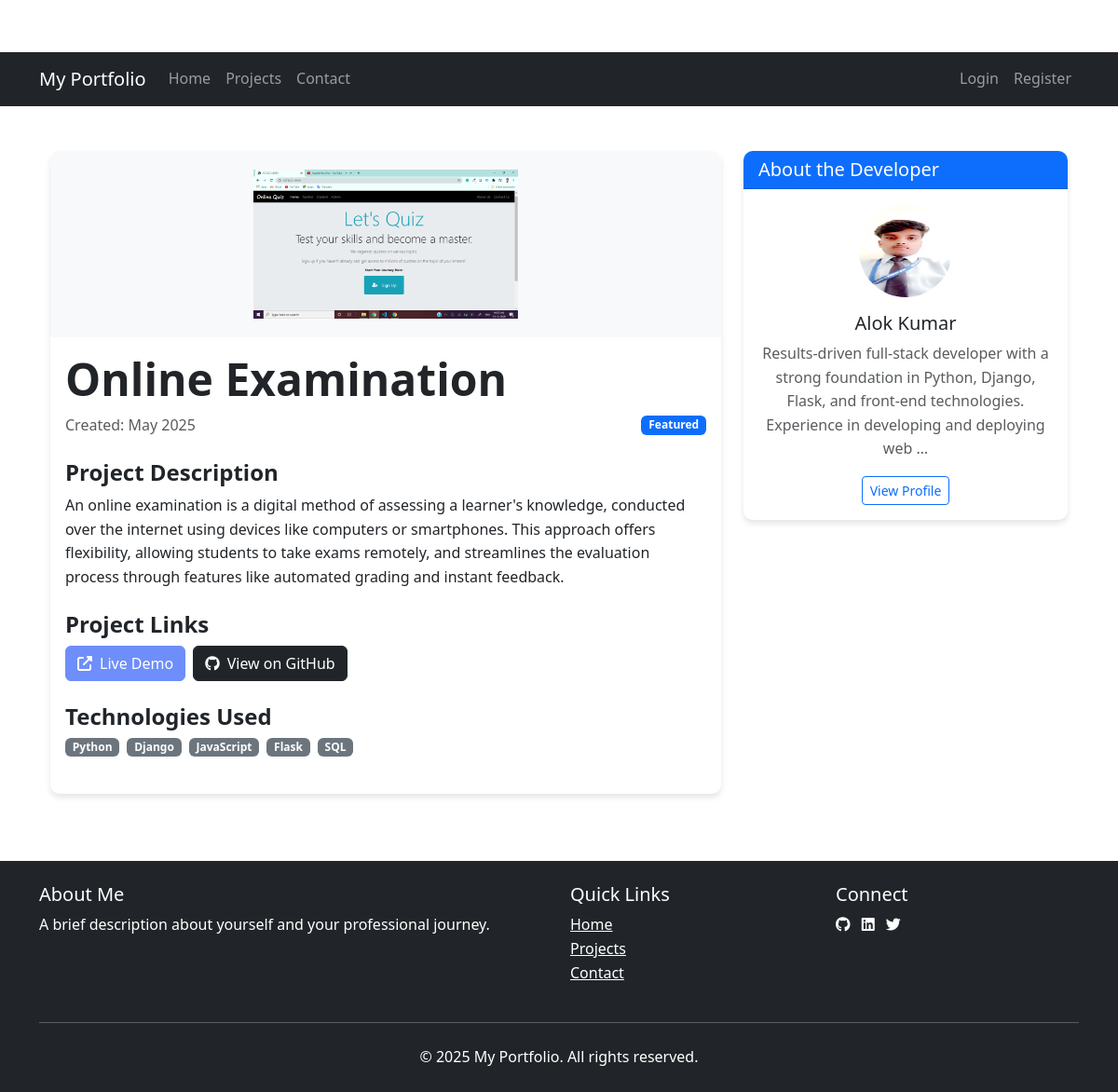
/projects/online_examination_web_development/, run on the app's committed database.
### portfolio_app/models.py (models this page shows, shortened)
class Project(models.Model):
    user = models.ForeignKey(User, on_delete=models.CASCADE)
    title = models.CharField(max_length=200)
    slug = models.SlugField(max_length=200, unique=True, blank=True)
    description = models.TextField()
    technologies = models.ManyToManyField(Skill)
    image = models.ImageField(upload_to='projects/')
    url = models.URLField(blank=True, null=True)
    github_url = models.URLField(blank=True, null=True)
    date_created = models.DateField(auto_now_add=True)
    featured = models.BooleanField(default=False)

class Skill(models.Model):
    name = models.CharField(max_length=100)
    proficiency = models.IntegerField(default=50)
    icon_class = models.CharField(max_length=100, blank=True, null=True)

class Profile(models.Model):
    user = models.OneToOneField(User, on_delete=models.CASCADE)
    bio = models.TextField(max_length=500, blank=True)
    location = models.CharField(max_length=100, blank=True)
    birth_date = models.DateField(null=True, blank=True)
    profile_pic = models.ImageField(upload_to='profile_pics/', blank=True, null=True)
    resume = models.FileField(upload_to='resumes/', blank=True, null=True)

### portfolio_app/views.py (the view)
# urls.py: path('projects/<slug:slug>/', ProjectDetailView.as_view(), name='project_detail'),
class ProjectDetailView(DetailView):
    model = Project
    template_name = 'portfolio_app/project_detail.html'
    context_object_name = 'project'
    def get_context_data(self, **kwargs):
        context = super().get_context_data(**kwargs)
        context['related_projects'] = Project.objects.exclude(pk=self.object.pk).filter(
            technologies__in=self.object.technologies.all()).distinct()[:3]
        return context

### portfolio_app/templates/portfolio_app/project_detail.html (shortened to what this page needs)
{% extends 'portfolio_app/base.html' %}
{% load static %}
{% block content %}
<div class="container my-5">
    <div class="row">
        <div class="col-lg-8">
            <div class="card mb-4">
                <img src="{{ project.image.url }}" class="card-img-top project-detail-img" alt="{{ project.title }}">
                <div class="card-body">
                    <h1 class="card-title display-5 fw-bold">{{ project.title }}</h1>
                    <div class="d-flex justify-content-between align-items-center mb-4">
                        <span class="text-muted">Created: {{ project.date_created|date:"F Y" }}</span>
                        {% if project.featured %}
                        <span class="badge bg-primary">Featured</span>
                        {% endif %}
                    </div>
                    <div class="mb-4">
                        <h4 class="fw-bold">Project Description</h4>
                        <p class="card-text">{{ project.description }}</p>
                    </div>
                    {% if project.url or project.github_url %}
                    <div class="mb-4">
                        <h4 class="fw-bold">Project Links</h4>
                        <div class="d-flex gap-2">
                            {% if project.url %}
                            <a href="{{ project.url }}" class="btn btn-primary" target="_blank">
                                <i class="fas fa-external-link-alt me-2"></i>Live Demo
                            </a>
                            {% endif %}
                            {% if project.github_url %}
                            <a href="{{ project.github_url }}" class="btn btn-dark" target="_blank">
                                <i class="fab fa-github me-2"></i>View on GitHub
                            </a>
                            {% endif %}
                        </div>
                    </div>
                    {% endif %}
                    <div class="mb-4">
                        <h4 class="fw-bold">Technologies Used</h4>
                        <div class="d-flex flex-wrap gap-2">
                            {% for tech in project.technologies.all %}
                            <span class="badge bg-secondary">
                                {{ tech.name }}
                            </span>
                            {% endfor %}
                        </div>
                    </div>
                </div>
            </div>
        </div>
        <div class="col-lg-4">
            <div class="card mb-4">
                <div class="card-header bg-primary text-white">
                    <h5 class="mb-0">About the Developer</h5>
                </div>
                <div class="card-body text-center">
                    {% if project.user.profile.profile_pic %}
                    <img src="{{ project.user.profile.profile_pic.url }}" class="rounded-circle mb-3" width="100" height="100" alt="{{ project.user.username }}">
                    {% else %}
                    <img src="{% static 'images/default-profile.png' %}" class="rounded-circle mb-3" width="100" height="100" alt="Default profile">
                    {% endif %}
                    <h5>{{ project.user.get_full_name|default:project.user.username }}</h5>
                    {% if project.user.profile.bio %}
                    <p class="text-muted">{{ project.user.profile.bio|truncatewords:20 }}</p>
                    {% endif %}
                    <a href="{% url 'profile' %}" class="btn btn-sm btn-outline-primary">View Profile</a>
                </div>
            </div>
        </div>
    </div>
</div>
{% endblock %}

### portfolio_app/templates/portfolio_app/base.html (shortened to what this page needs)
{% load static %}
<!DOCTYPE html>
<html lang="en">
<head>
    <link href="https://cdn.jsdelivr.net/npm/bootstrap@5.3.0/dist/css/bootstrap.min.css" rel="stylesheet">
    <link rel="stylesheet" href="https://cdnjs.cloudflare.com/ajax/libs/font-awesome/6.4.0/css/all.min.css">
    <link rel="stylesheet" href="{% static 'css/styles.css' %}">
</head>
<body>
    <nav class="navbar navbar-expand-lg navbar-dark bg-dark sticky-top">
        <div class="container">
            <a class="navbar-brand" href="{% url 'home' %}">My Portfolio</a>
            <div class="collapse navbar-collapse" id="navbarNav">
                <ul class="navbar-nav me-auto">
                    <li class="nav-item">
                        <a class="nav-link" href="{% url 'home' %}">Home</a>
                    </li>
                    <li class="nav-item">
                        <a class="nav-link" href="{% url 'project_list' %}">Projects</a>
                    </li>
                    <li class="nav-item">
                        <a class="nav-link" href="{% url 'contact' %}">Contact</a>
                    </li>
                </ul>
                <ul class="navbar-nav">
                    {% if user.is_authenticated %}
                    <li class="nav-item">
                        <a class="nav-link" href="{% url 'profile' %}">Profile</a>
                    </li>
                    <li class="nav-item">
                        <a class="nav-link" href="{% url 'logout' %}">Logout</a>
                    </li>
                    {% else %}
                    <li class="nav-item">
                        <a class="nav-link" href="{% url 'login' %}">Login</a>
                    </li>
                    <li class="nav-item">
                        <a class="nav-link" href="{% url 'register' %}">Register</a>
                    </li>
                    {% endif %}
                </ul>
            </div>
        </div>
    </nav>
    <main class="container my-5">
        {% block content %}{% endblock %}
    </main>
    <footer class="bg-dark text-white py-4">
        <div class="container">
            <div class="row">
                <div class="col-md-6">
                    <h5>About Me</h5>
                    <p>A brief description about yourself and your professional journey.</p>
                </div>
                <div class="col-md-3">
                    <h5>Quick Links</h5>
                    <ul class="list-unstyled">
                        <li><a href="{% url 'home' %}" class="text-white">Home</a></li>
                        <li><a href="{% url 'project_list' %}" class="text-white">Projects</a></li>
                        <li><a href="{% url 'contact' %}" class="text-white">Contact</a></li>
                    </ul>
                </div>
                <div class="col-md-3">
                    <h5>Connect</h5>
                    <div class="social-links">
                        <a href="https://github.com/Alokkumar12kk" class="text-white me-2"><i class="fab fa-github"></i></a>
                        <a href="https://www.linkedin.com/in/alok-kumar-37ab12285/" class="text-white me-2"><i class="fab fa-linkedin"></i></a>
                        <a href="#" class="text-white me-2"><i class="fab fa-twitter"></i></a>
                    </div>
                </div>
            </div>
            <hr class="my-4 bg-light">
            <div class="text-center">
                <p class="mb-0">&copy; {% now "Y" %} My Portfolio. All rights reserved.</p>
            </div>
        </div>
    </footer>
</body>
</html>

### portfolio_app/static/css/styles.css (style rules this page uses)
body { font-family: 'Segoe UI', Tahoma, Geneva, Verdana, sans-serif; line-height: 1.6; color: #333; padding-top: 56px; }
.card { transition: transform 0.3s ease, box-shadow 0.3s ease; border: none; border-radius: 10px; overflow: hidden; box-shadow: 0 4px 6px rgba(0, 0, 0, 0.1); }
.card-img-top { height: 200px; object-fit: cover; }
.btn-primary { background-color: #6e8efb; border-color: #6e8efb; }
.project-detail-img { max-height: 400px; object-fit: contain; width: 100%; background-color: #f8f9fa; padding: 20px; }

### portfolio_app/templates/portfolio_app/project_detail.html (style rules this page uses)
.project-detail-img { max-height: 500px; object-fit: contain; width: 100%; background-color: #f8f9fa; padding: 20px; }

### data on the page
Project: image (picture), title "Online Examination", date_created "May 2025", description "An online examination is a digital method of assessing a learner's knowledge, conducted over the internet using devices like computers or smartphones. This approach offers flexibility, allowing students to take exams remotely, and streamlines the evaluation process through features like automated grading and instant feedback.", user.profile.profile_pic (picture), user.get_full_name "Alok Kumar", user.profile.bio "Results-driven full-stack developer with a strong foundation in Python, Django, Flask, and front-end technologies. Experience in developing and deploying web …"
Skill: name "Python"
Skill: name "Django"
Skill: name "JavaScript"
Skill: name "Flask"
Skill: name "SQL"
